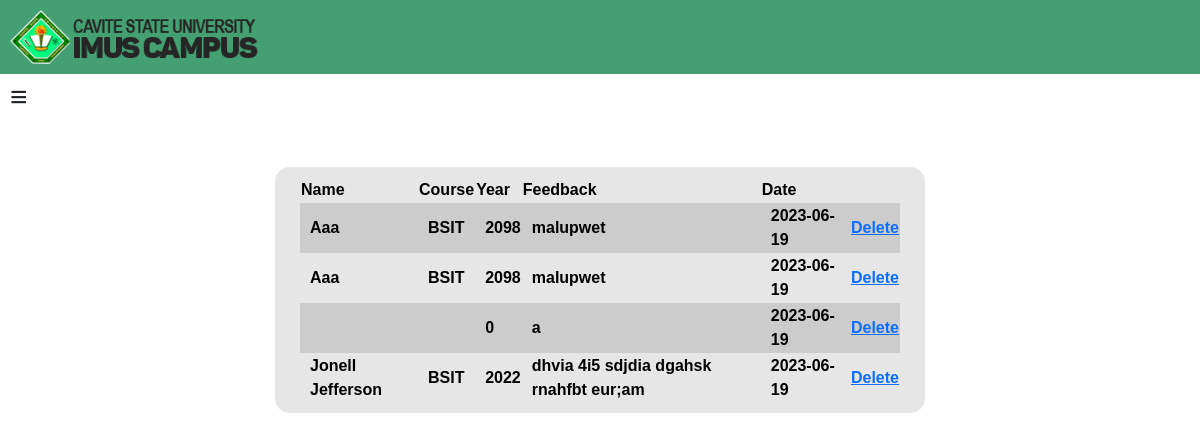
The app's page /adfeedback.php with its own data.
### tables this page shows
CREATE TABLE `feedback` (
  `FeedbackID` int(11) NOT NULL,
  `Name` varchar(50) NOT NULL,
  `Course` varchar(50) NOT NULL,
  `Year` int(10) NOT NULL,
  `Feedback` text NOT NULL,
  `Date` date NOT NULL DEFAULT current_timestamp(),
  `Status` varchar(10) NOT NULL
);

### adfeedback.php (the view, shortened to what this page needs)
<!DOCTYPE html>
<html>
<head>
	<link rel="stylesheet" href="bootstrap.min.css">
	<link rel="stylesheet" href="alumnistyle.css">
</head>
<body>
<div class="row">
		<div class="col-sm-4" style="background-color: #449F73;">
			<a href="adminlanding.php"><img src="logo.png" style="width: 70%; padding-left: 10%; padding: 10px 10px 10px 10px; max-height: 78px;"></a>
		</div>
		<div class="col-sm-4" style="background-color: #449F73;">
		</div>
		<div class="col-sm-4" style="background-color: #449F73;" id="alumniname">
			<?php
			include("conn.php");
			?>
		</div>
</div>
<span onclick="openNav()" style="margin-left: 10px; font-size: 30px;">&equiv;</span>
<div class="row">
		<div class="col-lg-2">
		</div>
		<div class="col-lg-8">
			<form method="POST" action="">
				<?php
				echo"
			<br><br>
			<div style='background-color:#e6e6e6; padding: 10px 10px 10px 10px; border-radius:15px; max-width:650px; margin:auto;'>
			<table border='0'>
			<style>
				tbody tr:nth-child(odd) {
  				background-color: #e6e6e6;
  				color: black;
				}
				tbody tr:nth-child(even) {
  				background-color: #cccccc;
  				color: black;
  				}
  				table{
  					width:100%;
  					max-width: 600px;
  					margin: auto;
  				}
  				tbody td{
  					padding-left: 10px;
  				}
			</style>
			<tbody>
				<tr>
					<th>Name</th>
					<th>Course</th>
					<th>Year</th>
					<th>Feedback</th>
					<th>Date</th>
				</tr>";
				$result = mysqli_query($conn, "SELECT * FROM feedback");
				while($rows = mysqli_fetch_assoc($result)){
						echo"
						<tr>
						<td>".$rows['Name']."</td>
						<td>".$rows['Course']."</td>
						<td>".$rows['Year']."</td>
						<td>".$rows['Feedback']."</td>
						<td>".$rows['Date']."</td>
			<td><a href='addelete.php?id='>Delete</a>";
				}
				?>
			</form>
		</div>
</div>
</body>
</html>

### alumnistyle.css (style rules this page uses)
* { font-family: "arial"; font-weight: bold; }
#alumniname { display: flex; justify-content: center; align-items: center; }

### adfeedback.php (style rules this page uses)
tbody tr:nth-child(odd) { background-color: #e6e6e6; color: black; }
tbody tr:nth-child(even) { background-color: #cccccc; color: black; }
table { width:100%; max-width: 600px; margin: auto; }
tbody td { padding-left: 10px; }

### records on screen
feedback: Name "Aaa", Course "BSIT", Year "2098", Feedback "malupwet", Date "2023-06-19"
feedback: Name "Aaa", Course "BSIT", Year "2098", Feedback "malupwet", Date "2023-06-19"
feedback: Year "0", Feedback "a", Date "2023-06-19"
feedback: Name "Jonell Jefferson", Course "BSIT", Year "2022", Feedback "dhvia 4i5 sdjdia dgahsk rnahfbt eur;am", Date "2023-06-19"
